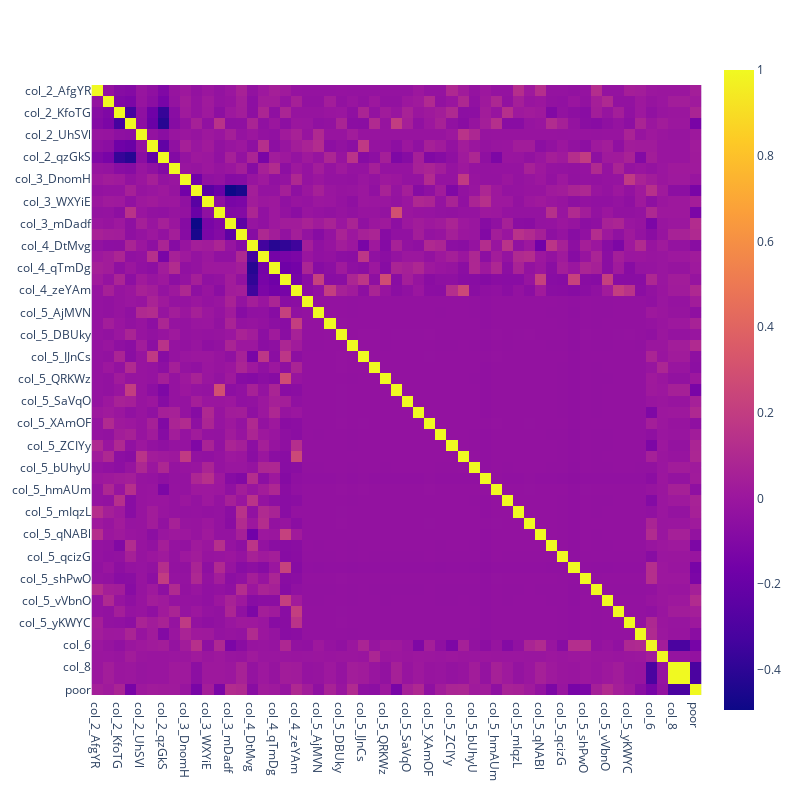

Source (notebook cell):
### Code cell
fig = px.imshow(corrs, width=800, height=800)
fig.show()

### Figure 1 — Plotly figure (JSON) as saved in the notebook; plotly's stock layout.template omitted (floating-point values rounded to 4 significant figures; data arrays with more than 128 entries replaced by an {"elided": "..."} marker saying what was removed)
{"data": [{"coloraxis": "coloraxis", "hovertemplate": "x: %{x}<br>y: %{y}<br>color: %{z}<extra></extra>", "name": "0", "type": "heatmap", "x": ["col_2_AfgYR", "col_2_GVYCk", "col_2_KfoTG", "col_2_Lsuai", "col_2_UhSVl", "col_2_ljBjd", "col_2_qzGkS", "col_2_tnDpM", "col_3_DnomH", "col_3_THHLT", "col_3_WXYiE", "col_3_hMHca", "col_3_mDadf", "col_3_zPfZR", "col_4_DtMvg", "col_4_TKfyw", "col_4_qTmDg", "col_4_rXCdD", "col_4_zeYAm", "col_5_ARuYG", "col_5_AjMVN", "col_5_BidgV", "col_5_DBUky", "col_5_IDkCg", "col_5_IJnCs", "col_5_NdlDR", "col_5_QRKWz", "col_5_RpXJc", "col_5_SaVqO", "col_5_VJaVA", "col_5_XAmOF", "col_5_XHmQd", "col_5_ZCIYy", "col_5_ZlqSm", "col_5_bUhyU", "col_5_esAQH", "col_5_hmAUm", "col_5_lwCkE", "col_5_mIqzL", "col_5_puHHm", "col_5_qNABl", "col_5_qXvRS", "col_5_qcizG", "col_5_sPNOc", "col_5_shPwO", "col_5_tXtkv", "col_5_vVbnO", "col_5_xzgJe", "col_5_yKWYC", "col_5_yygvO", "col_6", "col_7", "col_8", "col_9", "poor"], "xaxis": "x", "y": ["col_2_AfgYR", "col_2_GVYCk", "col_2_KfoTG", "col_2_Lsuai", "col_2_UhSVl", "col_2_ljBjd", "col_2_qzGkS", "col_2_tnDpM", "col_3_DnomH", "col_3_THHLT", "col_3_WXYiE", "col_3_hMHca", "col_3_mDadf", "col_3_zPfZR", "col_4_DtMvg", "col_4_TKfyw", "col_4_qTmDg", "col_4_rXCdD", "col_4_zeYAm", "col_5_ARuYG", "col_5_AjMVN", "col_5_BidgV", "col_5_DBUky", "col_5_IDkCg", "col_5_IJnCs", "col_5_NdlDR", "col_5_QRKWz", "col_5_RpXJc", "col_5_SaVqO", "col_5_VJaVA", "col_5_XAmOF", "col_5_XHmQd", "col_5_ZCIYy", "col_5_ZlqSm", "col_5_bUhyU", "col_5_esAQH", "col_5_hmAUm", "col_5_lwCkE", "col_5_mIqzL", "col_5_puHHm", "col_5_qNABl", "col_5_qXvRS", "col_5_qcizG", "col_5_sPNOc", "col_5_shPwO", "col_5_tXtkv", "col_5_vVbnO", "col_5_xzgJe", "col_5_yKWYC", "col_5_yygvO", "col_6", "col_7", "col_8", "col_9", "poor"], "yaxis": "y", "z": {"elided": "55x55 float values"}}], "layout": {"coloraxis": {"colorscale": [[0, "#0d0887"], [0.1111, "#46039f"], [0.2222, "#7201a8"], [0.3333, "#9c179e"], [0.4444, "#bd3786"], [0.5556, "#d8576b"], [0.6667, "#ed7953"], [0.7778, "#fb9f3a"], [0.8889, "#fdca26"], [1, "#f0f921"]]}, "height": 800, "margin": {"t": 60}, "width": 800, "xaxis": {"anchor": "y", "constrain": "domain", "domain": [0, 1], "scaleanchor": "y"}, "yaxis": {"anchor": "x", "autorange": "reversed", "constrain": "domain", "domain": [0, 1]}}}
